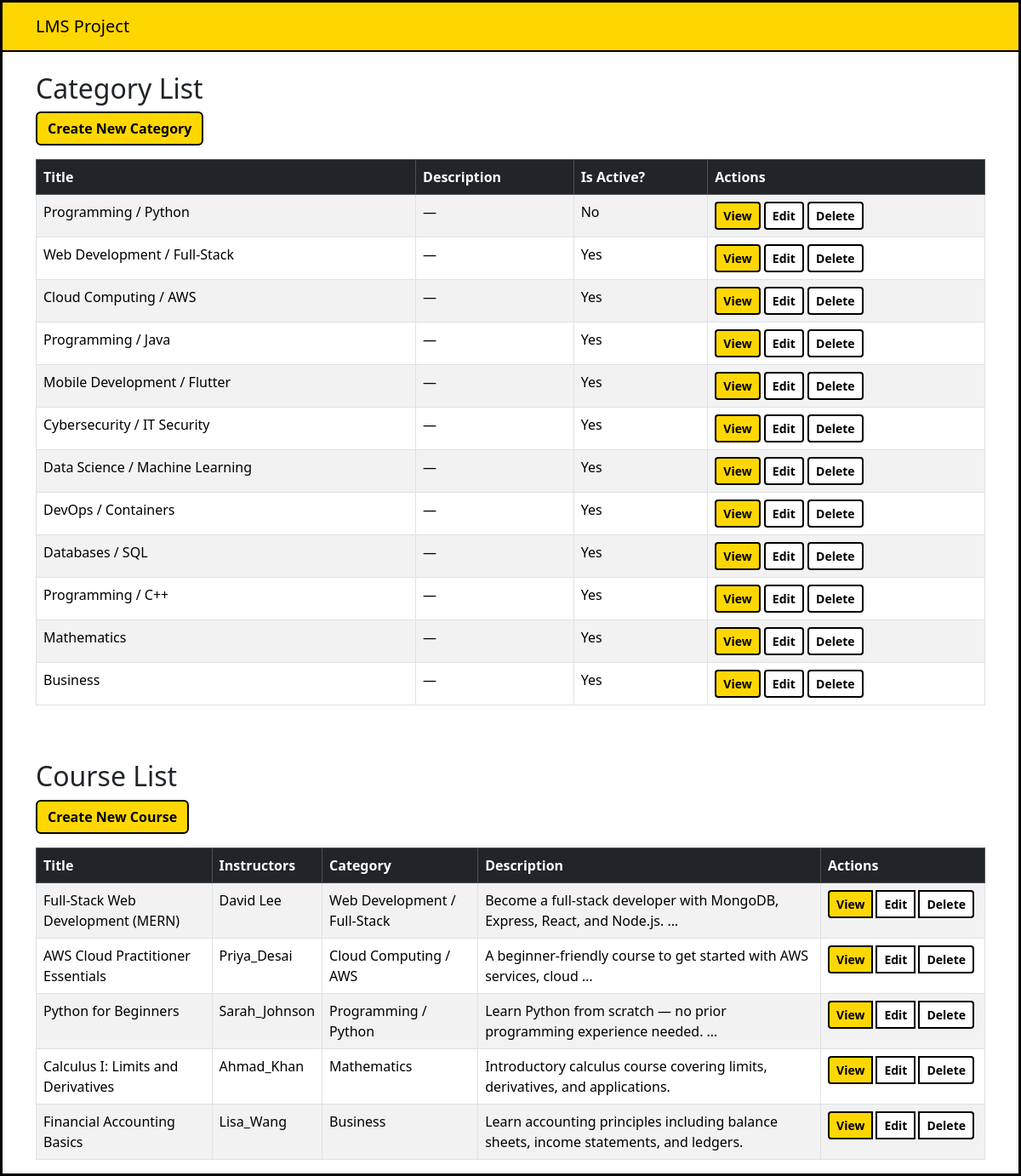
Page /categories/ (signed in) on the committed database.
### core/models.py (models this page shows, shortened)
class Category(models.Model):
    title = models.CharField(max_length=255)
    description = models.TextField(blank=True)
    is_active = models.BooleanField(default=True)
    created_at = models.DateTimeField(auto_now_add=True)
    updated_at = models.DateTimeField(auto_now=True)

class Course(models.Model):
    title = models.CharField(max_length=255)
    description = models.TextField(blank=True)
    banner = models.ImageField(upload_to='banners/', null=True, blank=True)
    price = models.FloatField()
    duration = models.IntegerField(help_text="Duration in hours")
    category = models.ForeignKey(Category, on_delete=models.CASCADE)
    instructors = models.ManyToManyField(User)
    is_active = models.BooleanField(default=True)
    created_at = models.DateTimeField(auto_now_add=True)
    updated_at = models.DateTimeField(auto_now=True)

### core/views.py (the view)
# urls.py: path('categories/', views.category_list, name='category_list'),
@staff_member_required
def category_list(request):
    categories = Category.objects.all()
    courses = Course.objects.all()
    return render(request, 'core/category/list.html', {
        'categories': categories,
        'courses': courses
    })

### core/templates/core/category/list.html
{% extends 'base.html' %}
{% block content %}
<h2 class="mt-4">Category List</h2>
<a href="{% url 'category_create' %}" class="btn btn-yellow mb-3">Create New Category</a>
<div class="table-responsive">
    <table class="table table-bordered table-striped">
        <thead class="table-dark">
            <tr>
                <th>Title</th>
                <th>Description</th>
                <th>Is Active?</th>
                <th>Actions</th>
            </tr>
        </thead>
        <tbody>
            {% for category in categories %}
            <tr>
                <td>{{ category.title }}</td>
                <td>{{ category.description|default:"—" }}</td>
                <td>{{ category.is_active|yesno:"Yes,No" }}</td>
                <td>
                    <a href="{% url 'category_detail' category.pk %}" class="btn btn-sm btn-yellow">View</a>
                    <a href="{% url 'category_update' category.pk %}" class="btn btn-sm btn-outline-black">Edit</a>
                    <a href="{% url 'category_delete' category.pk %}" class="btn btn-sm btn-outline-black">Delete</a>
                </td>
            </tr>
            {% endfor %}
        </tbody>
    </table>
</div>
<h2 class="mt-5">Course List</h2>
<a href="{% url 'course_create' %}" class="btn btn-yellow mb-3">Create New Course</a>
<div class="table-responsive">
    <table class="table table-bordered table-striped">
        <thead class="table-dark">
            <tr>
                <th>Title</th>
                <th>Instructors</th>
                <th>Category</th>
                <th>Description</th>
                <th>Actions</th>
            </tr>
        </thead>
        <tbody>
            {% for course in courses %}
            <tr>
                <td>{{ course.title }}</td>
                <td>
                    {% for instructor in course.instructors.all %}
                        {{ instructor.username }}{% if not forloop.last %}, {% endif %}
                    {% empty %}
                        <em>No instructor assigned</em>
                    {% endfor %}
                </td>
                <td>{{ course.category.title }}</td>
                <td>{{ course.description|truncatewords:10 }}</td>
                <td>
                <div class="btn-group" role="group" aria-label="Actions">
                    <a href="{% url 'course_detail' course.pk %}" class="btn btn-sm btn-yellow">View</a>
                    <a href="{% url 'course_update' course.pk %}" class="btn btn-sm btn-outline-black">Edit</a>
                    <a href="{% url 'course_delete' course.pk %}" class="btn btn-sm btn-outline-black">Delete</a>
                </div>
            </td>
            </tr>
            {% endfor %}
        </tbody>
    </table>
</div>
{% endblock %}

### core/templates/base.html (shortened to what this page needs)
<!DOCTYPE html>
<html lang="en">
<head>
    <link href="https://cdn.jsdelivr.net/npm/bootstrap@5.3.3/dist/css/bootstrap.min.css" rel="stylesheet" />
</head>
<body>
    <nav class="navbar navbar-expand-lg navbar-custom">
        <div class="container">
            <a class="navbar-brand" href="#">LMS Project</a>
        </div>
    </nav>
    <div class="container mt-4">
        {% block content %}{% endblock %}
    </div>
</body>
</html>

### core/templates/base.html (style rules this page uses)
body { background-color: white; border: 3px solid black; min-height: 100vh; }
.navbar-custom { background-color: #FFD700; border-bottom: 2px solid black; }
.btn-yellow { background-color: #FFD700; color: black; border: 2px solid black; font-weight: bold; }
.btn-outline-black { border: 2px solid black; color: black; background-color: white; font-weight: bold; }
.btn-group .btn { margin-right: 4px; margin-bottom: 0; }

### rows in the picture
Category: title "Programming / Python", description "—", is_active "No"
Category: title "Web Development / Full-Stack", description "—", is_active "Yes"
Category: title "Cloud Computing / AWS", description "—", is_active "Yes"
Category: title "Programming / Java", description "—", is_active "Yes"
Category: title "Mobile Development / Flutter", description "—", is_active "Yes"
Category: title "Cybersecurity / IT Security", description "—", is_active "Yes"
Category: title "Data Science / Machine Learning", description "—", is_active "Yes"
Category: title "DevOps / Containers", description "—", is_active "Yes"
Category: title "Databases / SQL", description "—", is_active "Yes"
Category: title "Programming / C++", description "—", is_active "Yes"
Category: title "Mathematics", description "—", is_active "Yes"
Category: title "Business", description "—", is_active "Yes"
Course: title "Full-Stack Web Development (MERN)", category "Web Development / Full-Stack", description "Become a full-stack developer with MongoDB, Express, React, and Node.js. …"
Course: title "AWS Cloud Practitioner Essentials", category "Cloud Computing / AWS", description "A beginner-friendly course to get started with AWS services, cloud …"
Course: title "Python for Beginners", category "Programming / Python", description "Learn Python from scratch — no prior programming experience needed. …"
Course: title "Calculus I: Limits and Derivatives", category "Mathematics", description "Introductory calculus course covering limits, derivatives, and applications."
Course: title "Financial Accounting Basics", category "Business", description "Learn accounting principles including balance sheets, income statements, and ledgers."

### other values in the picture
{{ instructor.username }} "David Lee"
{{ instructor.username }} "Priya_Desai"
{{ instructor.username }} "Sarah_Johnson"
{{ instructor.username }} "Ahmad_Khan"
{{ instructor.username }} "Lisa_Wang"
